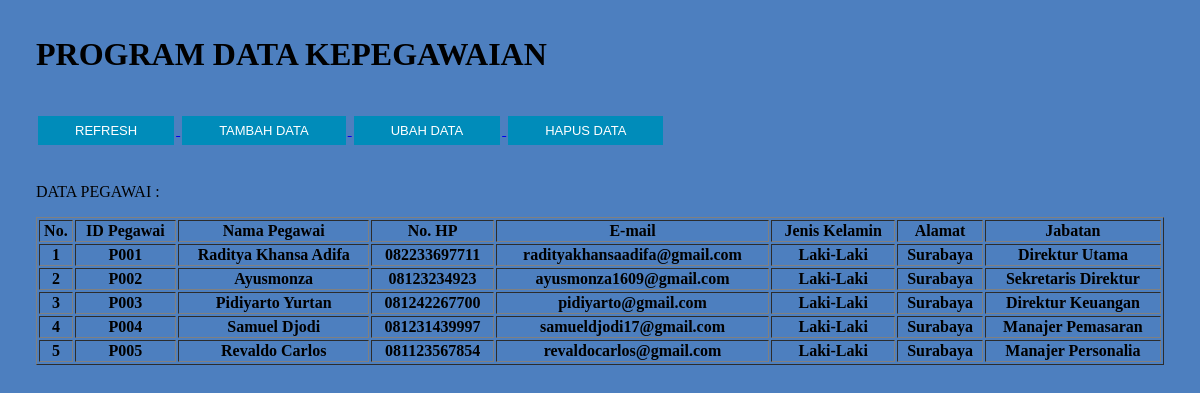
The page / on the database its author committed.
### tables this page shows
CREATE TABLE `datapegawai` (
  `idpg` varchar(4) NOT NULL,
  `namapg` varchar(30) NOT NULL,
  `nopg` char(15) NOT NULL,
  `emailpg` varchar(30) NOT NULL,
  `jkpg` varchar(15) NOT NULL,
  `alamatpg` varchar(50) NOT NULL,
  `jabatan` varchar(30) NOT NULL
);

### index.php (the view, shortened to what this page needs)
<?php
include 'koneksidb.php';
?>
<html lang="en">
<head>
    <link rel="stylesheet" href="style.css">
</head>
<body>
    <h1>PROGRAM DATA KEPEGAWAIAN</h1>
    <br>
    <a href="index.php">
    <button class="button button">REFRESH</button>
    </a>
    <a href="tambahpegawai.php">
    <button class="button button">TAMBAH DATA</button>
    </a>
    <a href="ubahpegawai.php">
    <button class="button button">UBAH DATA</button>
    </a>
    <a href="hapuspegawai.php">
    <button class="button button">HAPUS DATA</button>
    </a>
    <br>
    <br>
    <p>DATA PEGAWAI :</p>
    <table border="1" width="100%">
        <th>No.</th>
        <th>ID Pegawai</th>
        <th>Nama Pegawai</th>
        <th>No. HP</th>
        <th>E-mail</th>
        <th>Jenis Kelamin</th>
        <th>Alamat</th>
        <th>Jabatan</th>
        <?php
    $pegawai = mysqli_query($conn, "SELECT * from datapegawai");
    $no=1;
    foreach ($pegawai as $row){
        echo "<tr>
            <th>$no</th>
            <th>".$row['idpg']."</th>
            <th>".$row['namapg']."</th>
            <th>".$row['nopg']."</th>
            <th>".$row['emailpg']."</th>
            <th>".$row['jkpg']."</th>
            <th>".$row['alamatpg']."</th>
            <th>".$row['jabatan']."</th>
            </tr>";
        $no++;
    }
    ?>
    </table>
</body>
</html>

### style.css (style rules this page uses)
body { background-color: rgba(50, 108, 182, 0.867); margin: 3%; }
.button, .a { color: white; padding: 5px 35px; text-align: center; display: inline-block; font-size: 13px; margin: 4px 2px; cursor: pointer; }
.button { background-color: #008CBA; color: white; border: 2px solid #008CBA; }

### rows shown on the page
datapegawai: idpg "P001", namapg "Raditya Khansa Adifa", nopg "082233697711", emailpg "radityakhansaadifa@gmail.com", jkpg "Laki-Laki", alamatpg "Surabaya", jabatan "Direktur Utama"
datapegawai: idpg "P002", namapg "Ayusmonza", nopg "08123234923", emailpg "ayusmonza1609@gmail.com", jkpg "Laki-Laki", alamatpg "Surabaya", jabatan "Sekretaris Direktur"
datapegawai: idpg "P003", namapg "Pidiyarto Yurtan", nopg "081242267700", emailpg "pidiyarto@gmail.com", jkpg "Laki-Laki", alamatpg "Surabaya", jabatan "Direktur Keuangan"
datapegawai: idpg "P004", namapg "Samuel Djodi", nopg "081231439997", emailpg "samueldjodi17@gmail.com", jkpg "Laki-Laki", alamatpg "Surabaya", jabatan "Manajer Pemasaran"
datapegawai: idpg "P005", namapg "Revaldo Carlos", nopg "081123567854", emailpg "revaldocarlos@gmail.com", jkpg "Laki-Laki", alamatpg "Surabaya", jabatan "Manajer Personalia"
